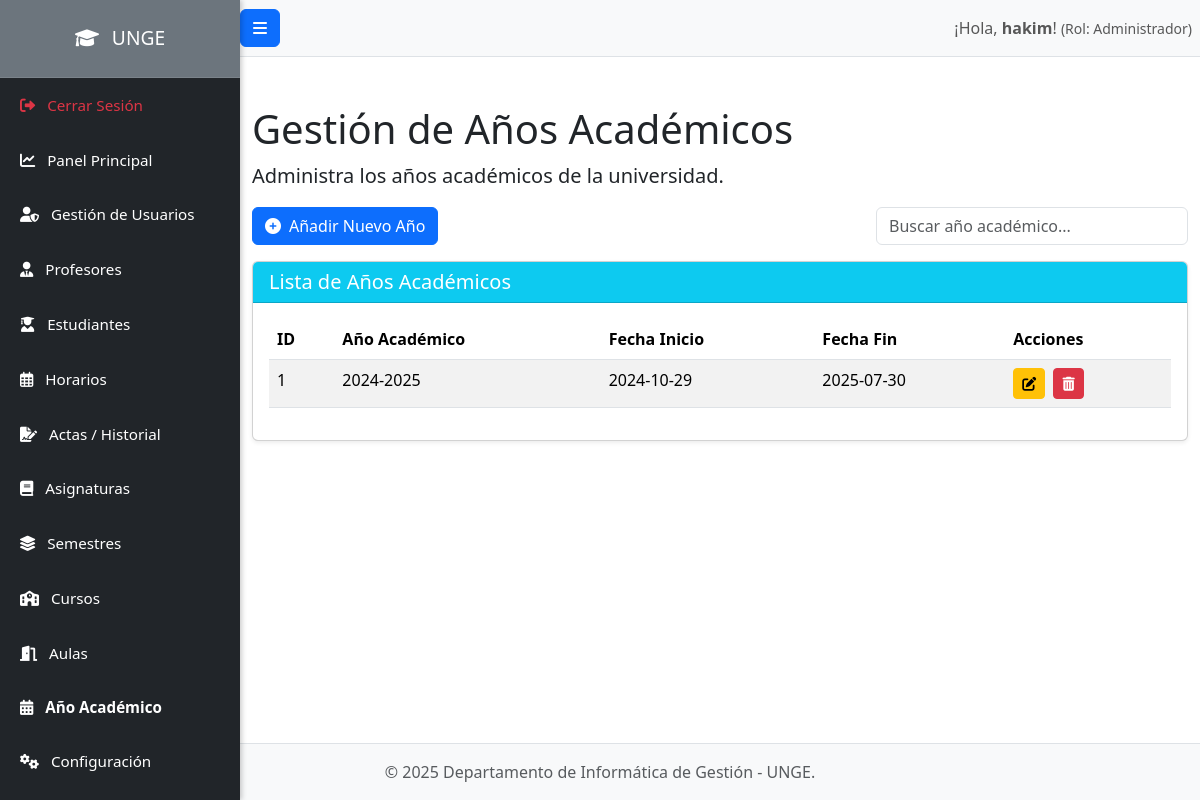
The page /admin/anios_academicos.php (signed in) on the database its author committed.
### tables this page shows
CREATE TABLE `anios_academicos` (
  `id` int(11) NOT NULL,
  `nombre_anio` varchar(50) NOT NULL,
  `fecha_inicio` date NOT NULL,
  `fecha_fin` date NOT NULL
);

### admin/anios_academicos.php (the view, shortened to what this page needs)
<?php
require_once '../config/database.php';
include_once '../includes/header.php';
$stmt_anios_academicos = $pdo->query("SELECT id, nombre_anio, fecha_inicio, fecha_fin FROM anios_academicos ORDER BY nombre_anio DESC");
$anios_academicos = $stmt_anios_academicos->fetchAll();
?>
<h1 class="mt-4">Gestión de Años Académicos</h1>
<p class="lead">Administra los años académicos de la universidad.</p>
<div class="mb-3 d-flex justify-content-between align-items-center">
    <button type="button" class="btn btn-primary" data-bs-toggle="modal" data-bs-target="#yearModal" id="addYearBtn">
        <i class="fas fa-plus-circle me-2"></i>Añadir Nuevo Año
    </button>
    <div class="col-md-4">
        <input type="search" class="form-control" id="searchInput" placeholder="Buscar año académico...">
    </div>
</div>
<div class="card shadow-sm mb-4">
    <div class="card-header bg-info text-white">
        <h5 class="mb-0">Lista de Años Académicos</h5>
    </div>
    <div class="card-body">
        <div class="table-responsive">
            <table class="table table-hover table-striped" id="yearsTable">
                <thead>
                    <tr>
                        <th>ID</th>
                        <th>Año Académico</th>
                        <th>Fecha Inicio</th>
                        <th>Fecha Fin</th>
                        <th>Acciones</th>
                    </tr>
                </thead>
                <tbody>
                    <?php if (count($anios_academicos) > 0): ?>
                        <?php foreach ($anios_academicos as $anio): ?>
                            <tr data-id="<?php echo htmlspecialchars($anio['id']); ?>"
                                data-nombre_anio="<?php echo htmlspecialchars($anio['nombre_anio']); ?>"
                                data-fecha_inicio="<?php echo htmlspecialchars($anio['fecha_inicio']); ?>"
                                data-fecha_fin="<?php echo htmlspecialchars($anio['fecha_fin']); ?>">
                                <td><?php echo htmlspecialchars($anio['id']); ?></td>
                                <td><?php echo htmlspecialchars($anio['nombre_anio']); ?></td>
                                <td><?php echo htmlspecialchars($anio['fecha_inicio']); ?></td>
                                <td><?php echo htmlspecialchars($anio['fecha_fin']); ?></td>
                                <td>
                                    <button type="button" class="btn btn-warning btn-sm edit-btn me-1" title="Editar" data-bs-toggle="modal" data-bs-target="#yearModal">
                                        <i class="fas fa-edit"></i>
                                    </button>
                                    <form action="anios_academicos.php" method="POST" class="d-inline" onsubmit="return confirm('¿Estás seguro de que quieres eliminar este año académico? Esto también podría afectar semestres asociados.');">
                                        <button type="submit" class="btn btn-danger btn-sm" title="Eliminar">
                                            <i class="fas fa-trash-alt"></i>
                                        </button>
                                    </form>
                                </td>
                            </tr>
                        <?php endforeach; ?>
                    <?php else: ?>
                        <tr>
                            <td colspan="5" class="text-center">No hay años académicos registrados.</td>
                        </tr>
                    <?php endif; ?>
                </tbody>
            </table>
        </div>
    </div>
</div>
<?php include_once '../includes/footer.php'; ?>
<div class="toast-container position-fixed bottom-0 end-0 p-3" style="z-index: 1100;">
</div>

### public/css/style.css (style rules this page uses)
body { overflow-x: hidden; }
body { display: flex; flex-direction: column; min-height: 100vh; }
.card { border-radius: 0.5rem; border: none; }
.btn-primary { background-color: #007bff; border-color: #007bff; }

### rows shown on the page
anios_academicos: id "1", nombre_anio "2024-2025", fecha_inicio "2024-10-29", fecha_fin "2025-07-30"

### other values the page prints
$_SESSION['username'] "hakim"
$_SESSION['user_role'] "Administrador"
